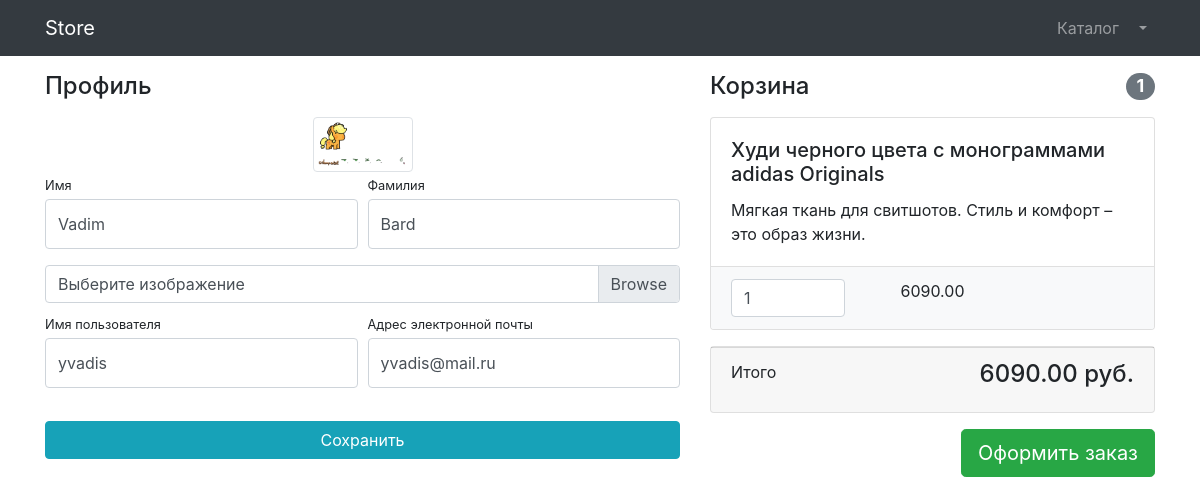
/users/profile/ (signed in), run on an earlier commit of the app's database.
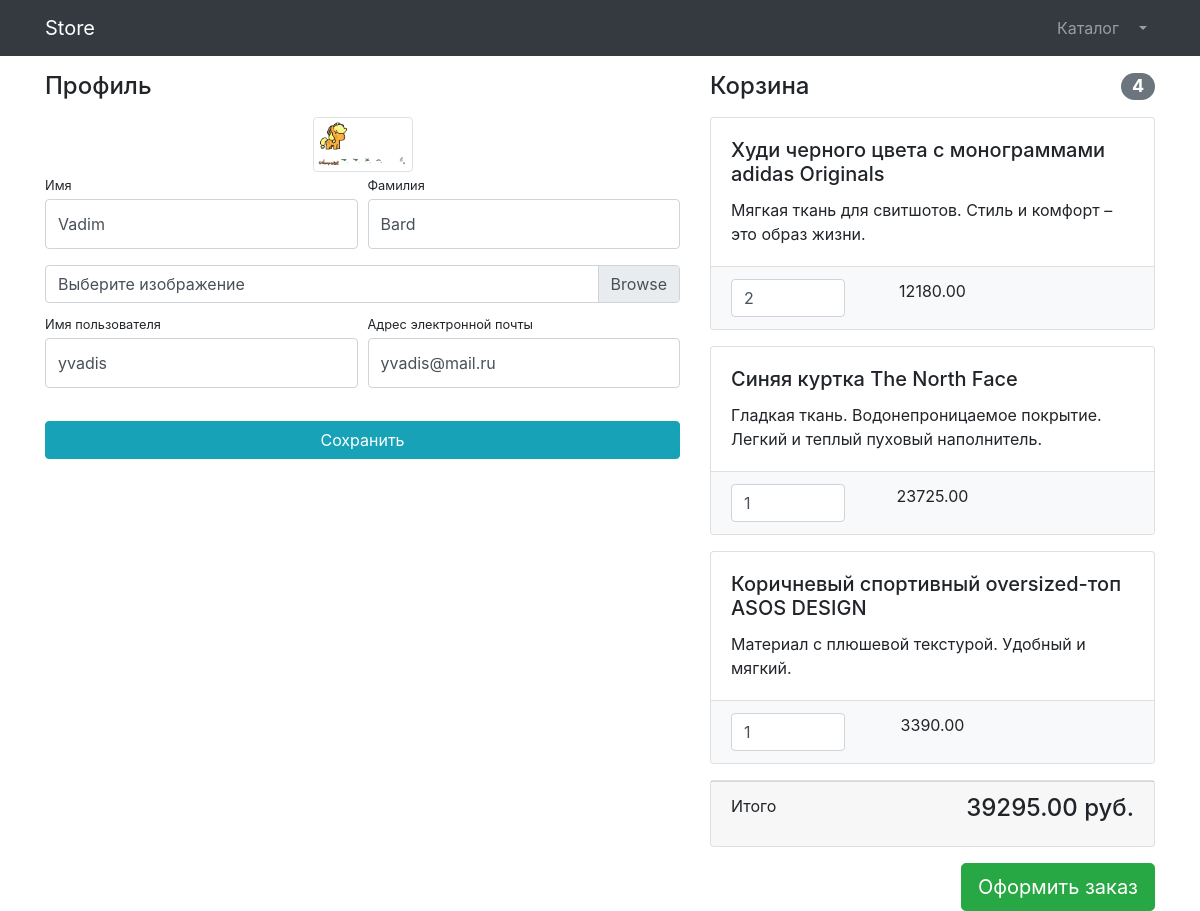
And on a later commit of the database.
### products/models.py (models this page shows, shortened)
class Basket(models.Model):
    user = models.ForeignKey(to=User, on_delete=models.CASCADE)
    product = models.ForeignKey(to=Products, on_delete=models.CASCADE)
    quantity = models.PositiveSmallIntegerField(default=0)
    objects = BasketQuerySet.as_manager()
    def sum(self):
        return self.product.price * self.quantity

class Products(models.Model):
    name = models.CharField(max_length=128)
    descriptions = models.TextField(null=True, blank=True)
    price = models.DecimalField(max_digits=8, decimal_places=2)
    photo = models.ImageField(upload_to='products_images')
    quantity = models.PositiveIntegerField(default=0)
    category = models.ForeignKey(to=ProductCategory, on_delete=models.CASCADE)

### users/views.py (the view)
# urls.py: path('profile/', profile, name='profile'),
def profile(request):
    if request.method == 'POST':
        form = UserProfileForm(instance=request.user, data=request.POST, files=request.FILES)
        if form.is_valid():
            form.save()
            return HttpResponseRedirect(reverse('users:profile'))
        else:
            print(form.errors)
    else:
        form = UserProfileForm(instance=request.user)
    baskets = Basket.objects.filter(user=request.user)
    context = {
        'form': form,
        'baskets': baskets,
    }
    return render(request, 'users/profile.html', context)

### users/forms.py
class UserProfileForm(UserChangeForm):
    username = forms.CharField(widget=forms.TextInput(attrs={'class': 'form-control py-4',}))
    first_name = forms.CharField(widget=forms.TextInput(attrs={
        'class': 'form-control py-4'
    }))
    last_name = forms.CharField(widget=forms.TextInput(attrs={
        'class': 'form-control py-4'
    }))
    email = forms.CharField(widget=forms.EmailInput(attrs={
        'class': 'form-control py-4'
    }))
    image = forms.ImageField(widget=forms.FileInput(attrs={
        'class': 'custom-file-input'
    }))
    class Meta:
        model = User
        fields = ('username', 'image', 'email', 'first_name', 'last_name')

### products/models.py (called while the page is built)
    def total_sum(self):
        return sum(basket.sum() for basket in self)

    def count(self):
        return sum(basket.quantity for basket in self)

### users/templates/users/profile.html (shortened to what this page needs)
{% extends 'products/main.html' %}
{% load static %}
{% block style %}
   <link href="{% static '/css/profile.css' %}" rel="stylesheet">
{% endblock %}
{% block content %}
    <div class="container">
    <div class="row">
        <div class="col-lg-7">
            <h4 class="mt-3 mb-3">Профиль</h4>
            <div class="col-lg-12 text-center">
                <img width="100" height="100"
                     src="{% if user.image %} {{ user.image.url }} {% else %} {% static 'vendor/img/default_avatar.jpg' %} {% endif %}"
                     class="img-thumbnail">
            </div>
            <form action="{% url 'users:profile' %}" method="post" enctype="multipart/form-data">
                <div class="form-row">
                    <div class="col-lg-6">
                        <div class="form-group">
                            <label class="small mb-1" for="{{ form.first_name.id_for_label }}">Имя</label>
                            {{ form.first_name }}
                        </div>
                    </div>
                    <div class="col-lg-6">
                        <div class="form-group">
                            <label class="small mb-1" for="{{ form.last_name.id_for_label }}">Фамилия</label>
                            {{ form.last_name }}
                        </div>
                    </div>
                </div>
                <div class="form-row mb-2">
                    <div class="col-lg-12">
                        <div class="custom-file">
                            <label class="custom-file-label" for="{{ form.image.id_for_label }}">Выберите изображение</label>
                        </div>
                    </div>
                </div>
                <div class="form-row">
                    <div class="col-lg-6">
                        <label class="small mb-1" for="{{ form.username.id_for_label }}">Имя пользователя</label>
                        {{ form.username }}
                    </div>
                    <div class="col-lg-6">
                        <label class="small mb-1" for="{{ form.email.id_for_label }}">Адрес электронной
                            почты</label>
                        {{ form.email }}
                    </div>
                </div>
                <div class="form-row">
                    <div class="col-lg-12" style="margin-top: 33px;">
                        <input class="btn btn-info btn-block" type="submit" value="Сохранить">
                    </div>
                </div>
            </form>
        </div>
        <div class="col-lg-5">
            {% include 'users/basket.html' %}
        </div>
    </div>
</div>
{% endblock %}

### users/templates/users/basket.html (shortened to what this page needs)
{% load static %}
{% if baskets %}
    <h4 class="mt-3 mb-3 d-flex justify-content-between align-items-center mb-3">
        Корзина <span class="badge badge-secondary badge-pill">{{ baskets.count }}</span>
    </h4>
    {% for basket in baskets %}
        <div class="card mb-3">
            <div class="card-body">
                <h5 class="card-title">{{ basket.product.name }}</h5>
                <p class="card-text">{{ basket.product.descriptions }}</p>
            </div>
            <ul class="list-group list-group-flush">
                <li class="list-group-item bg-light">
                    <div class="row text-center">
                        <div class="col-lg-4">
                            <input name="basketID" type="number" class="form-control"
                                   value="{{ basket.quantity }}" min="0">
                        </div>
                        <div class="col-lg-4">{{ basket.sum }}</div>
                        <div class="col-lg-4">
                        </div>
                    </div>
                </li>
            </ul>
        </div>
    {% endfor %}
    <div class="card mb-3">
        <div class="card-footer">
            <p class="float-left">Итого</p>
            <h4 class="float-right">{{ baskets.total_sum }} руб.</h4>
        </div>
    </div>
    <a class="btn btn-success btn-lg float-right" href="../orders/order-create.html">
        Оформить заказ
    </a>
{% else %}
    <h4 class="mt-3 mb-3 d-flex justify-content-between align-items-center mb-3">
        Корзина пуста
    </h4>
{% endif %}

What changed in the data, as far as the page shows it:
changed Basket "Худи черного цвета с монограммами adidas Originals": count "1" → "4"; basketID "1" → "2"; sum "6090.00" → "12180.00"; total_sum "6090.00" → "39295.00"
added Basket: product.name "Синяя куртка The North Face", product.descriptions "Гладкая ткань. Водонепроницаемое покрытие. Легкий и теплый пуховый наполнитель.", basketID "1", sum "23725.00"
added Basket: product.name "Коричневый спортивный oversized-топ ASOS DESIGN", product.descriptions "Материал с плюшевой текстурой. Удобный и мягкий.", basketID "1", sum "3390.00"
